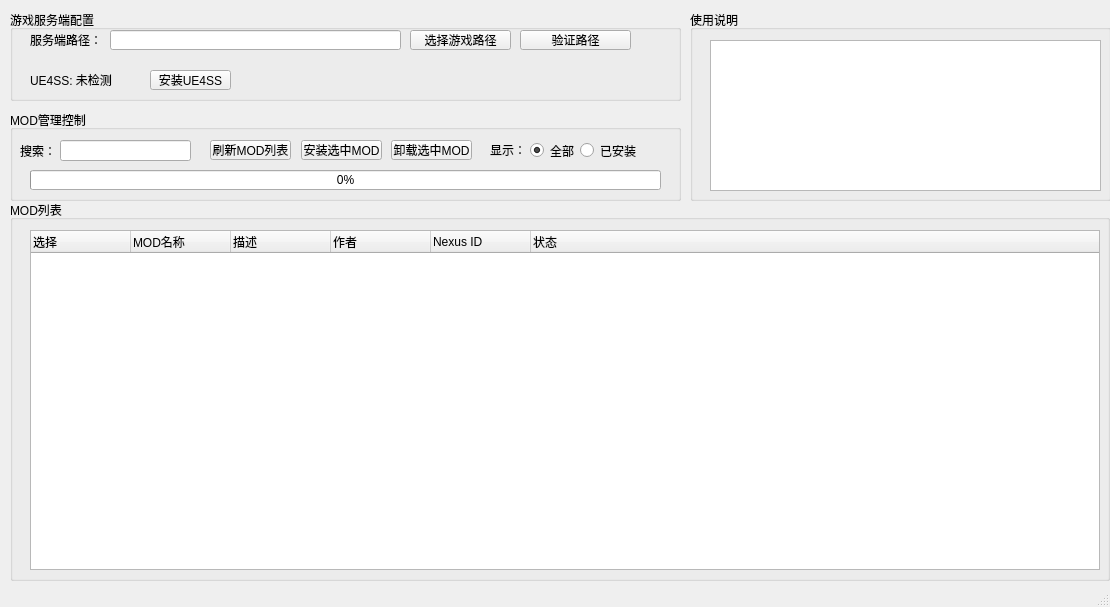
<?xml version="1.0" encoding="UTF-8"?>
<ui version="4.0">
 <class>ModManager</class>
 <widget class="QMainWindow" name="ModManager">
  <property name="geometry">
   <rect>
    <x>0</x>
    <y>0</y>
    <width>1110</width>
    <height>607</height>
   </rect>
  </property>
  <property name="windowTitle">
   <string>帕鲁服务器管理工具 - MOD管理</string>
  </property>
  <widget class="QWidget" name="centralwidget">
   <widget class="QGroupBox" name="groupBox">
    <property name="geometry">
     <rect>
      <x>10</x>
      <y>10</y>
      <width>671</width>
      <height>91</height>
     </rect>
    </property>
    <property name="title">
     <string>游戏服务端配置</string>
    </property>
    <widget class="QLabel" name="label">
     <property name="geometry">
      <rect>
       <x>20</x>
       <y>20</y>
       <width>80</width>
       <height>20</height>
      </rect>
     </property>
     <property name="text">
      <string>服务端路径：</string>
     </property>
    </widget>
    <widget class="QLineEdit" name="lineEdit_path">
     <property name="geometry">
      <rect>
       <x>100</x>
       <y>20</y>
       <width>291</width>
       <height>20</height>
      </rect>
     </property>
    </widget>
    <widget class="QPushButton" name="pushButton_select_path">
     <property name="geometry">
      <rect>
       <x>400</x>
       <y>20</y>
       <width>101</width>
       <height>20</height>
      </rect>
     </property>
     <property name="text">
      <string>选择游戏路径</string>
     </property>
    </widget>
    <widget class="QPushButton" name="pushButton_verify_path">
     <property name="geometry">
      <rect>
       <x>510</x>
       <y>20</y>
       <width>111</width>
       <height>20</height>
      </rect>
     </property>
     <property name="text">
      <string>验证路径</string>
     </property>
    </widget>
    <widget class="QLabel" name="label_ue4ss_status">
     <property name="geometry">
      <rect>
       <x>20</x>
       <y>60</y>
       <width>221</width>
       <height>20</height>
      </rect>
     </property>
     <property name="text">
      <string>UE4SS: 未检测</string>
     </property>
    </widget>
    <widget class="QPushButton" name="pushButton_install_ue4ss">
     <property name="geometry">
      <rect>
       <x>140</x>
       <y>60</y>
       <width>81</width>
       <height>20</height>
      </rect>
     </property>
     <property name="text">
      <string>安装UE4SS</string>
     </property>
    </widget>
   </widget>
   <widget class="QGroupBox" name="groupBox_2">
    <property name="geometry">
     <rect>
      <x>10</x>
      <y>110</y>
      <width>671</width>
      <height>91</height>
     </rect>
    </property>
    <property name="title">
     <string>MOD管理控制</string>
    </property>
    <widget class="QPushButton" name="pushButton_refresh">
     <property name="geometry">
      <rect>
       <x>200</x>
       <y>30</y>
       <width>81</width>
       <height>20</height>
      </rect>
     </property>
     <property name="text">
      <string>刷新MOD列表</string>
     </property>
    </widget>
    <widget class="QPushButton" name="pushButton_install">
     <property name="geometry">
      <rect>
       <x>291</x>
       <y>30</y>
       <width>81</width>
       <height>20</height>
      </rect>
     </property>
     <property name="text">
      <string>安装选中MOD</string>
     </property>
    </widget>
    <widget class="QPushButton" name="pushButton_uninstall">
     <property name="geometry">
      <rect>
       <x>381</x>
       <y>30</y>
       <width>81</width>
       <height>20</height>
      </rect>
     </property>
     <property name="text">
      <string>卸载选中MOD</string>
     </property>
    </widget>
    <widget class="QLabel" name="label_2">
     <property name="geometry">
      <rect>
       <x>10</x>
       <y>30</y>
       <width>60</width>
       <height>21</height>
      </rect>
     </property>
     <property name="text">
      <string>搜索：</string>
     </property>
    </widget>
    <widget class="QLineEdit" name="lineEdit_search">
     <property name="geometry">
      <rect>
       <x>50</x>
       <y>30</y>
       <width>131</width>
       <height>21</height>
      </rect>
     </property>
    </widget>
    <widget class="QLabel" name="label_3">
     <property name="geometry">
      <rect>
       <x>480</x>
       <y>30</y>
       <width>60</width>
       <height>20</height>
      </rect>
     </property>
     <property name="text">
      <string>显示：</string>
     </property>
    </widget>
    <widget class="QRadioButton" name="radioButton_all">
     <property name="geometry">
      <rect>
       <x>520</x>
       <y>25</y>
       <width>60</width>
       <height>31</height>
      </rect>
     </property>
     <property name="text">
      <string>全部</string>
     </property>
     <property name="checked">
      <bool>true</bool>
     </property>
    </widget>
    <widget class="QRadioButton" name="radioButton_installed">
     <property name="geometry">
      <rect>
       <x>570</x>
       <y>25</y>
       <width>61</width>
       <height>31</height>
      </rect>
     </property>
     <property name="text">
      <string>已安装</string>
     </property>
    </widget>
    <widget class="QProgressBar" name="progressBar">
     <property name="geometry">
      <rect>
       <x>20</x>
       <y>60</y>
       <width>631</width>
       <height>20</height>
      </rect>
     </property>
     <property name="value">
      <number>0</number>
     </property>
    </widget>
   </widget>
   <widget class="QGroupBox" name="groupBox_4">
    <property name="geometry">
     <rect>
      <x>10</x>
      <y>200</y>
      <width>1100</width>
      <height>381</height>
     </rect>
    </property>
    <property name="title">
     <string>MOD列表</string>
    </property>
    <widget class="QTreeWidget" name="treeWidget_mods">
     <property name="geometry">
      <rect>
       <x>20</x>
       <y>30</y>
       <width>1070</width>
       <height>340</height>
      </rect>
     </property>
     <column>
      <property name="text">
       <string>选择</string>
      </property>
     </column>
     <column>
      <property name="text">
       <string>MOD名称</string>
      </property>
     </column>
     <column>
      <property name="text">
       <string>描述</string>
      </property>
     </column>
     <column>
      <property name="text">
       <string>作者</string>
      </property>
     </column>
     <column>
      <property name="text">
       <string>Nexus ID</string>
      </property>
     </column>
     <column>
      <property name="text">
       <string>状态</string>
      </property>
     </column>
    </widget>
   </widget>
   <widget class="QGroupBox" name="groupBox_6">
    <property name="geometry">
     <rect>
      <x>690</x>
      <y>10</y>
      <width>421</width>
      <height>191</height>
     </rect>
    </property>
    <property name="title">
     <string>使用说明</string>
    </property>
    <widget class="QTextEdit" name="textEdit_instructions">
     <property name="geometry">
      <rect>
       <x>20</x>
       <y>30</y>
       <width>391</width>
       <height>151</height>
      </rect>
     </property>
     <property name="readOnly">
      <bool>true</bool>
     </property>
    </widget>
   </widget>
  </widget>
  <widget class="QStatusBar" name="statusbar"/>
 </widget>
 <resources/>
 <connections/>
</ui>
